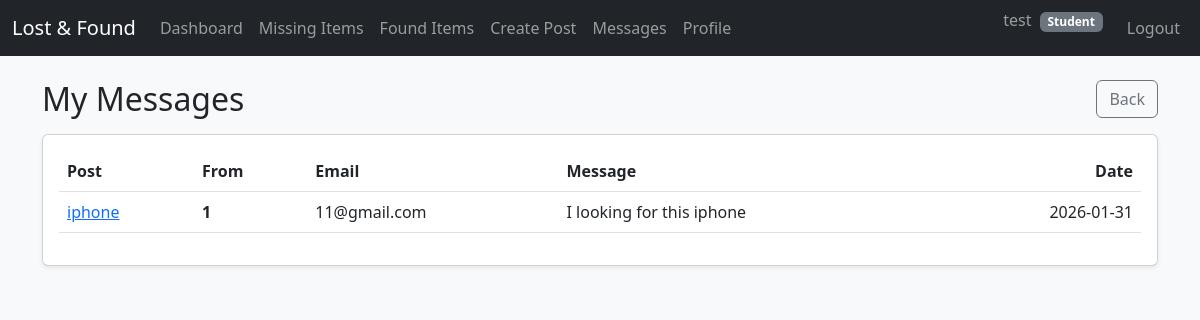
The app's page /student/messages (signed in) with its own data.
### db.py (models this page shows)
class PostInterest(db.Model):
    __tablename__ = "post_interests"
    id = db.Column(db.Integer, primary_key=True)
    post_id = db.Column(db.Integer, db.ForeignKey("item_posts.id"), nullable=False)
    user_id = db.Column(db.Integer, db.ForeignKey("users.id"), nullable=False)
    message = db.Column(db.Text, nullable=True)  # optional
    created_at = db.Column(db.DateTime, default=datetime.utcnow)
    post = db.relationship("ItemPost", backref="interests")
    user = db.relationship("User", backref="interests")

class ItemPost(db.Model):
    __tablename__ = "item_posts"
    id = db.Column(db.Integer, primary_key=True)
    post_type = db.Column(db.String(10), nullable=False)
    title = db.Column(db.String(200), nullable=False)
    description = db.Column(db.Text, nullable=False)
    location = db.Column(db.String(200))
    status = db.Column(db.String(20), default="open")
    created_by = db.Column(db.Integer, db.ForeignKey("users.id"), nullable=False)
    created_at = db.Column(db.DateTime, default=datetime.utcnow)
    creator = db.relationship("User", backref="posts")

class User(db.Model):
    __tablename__ = "users"
    id = db.Column(db.Integer, primary_key=True)
    username = db.Column(db.String(120), unique=True, nullable=False)
    password = db.Column(db.String(120), nullable=False)
    is_admin = db.Column(db.Boolean, default=False)
    matriculation_number = db.Column(db.String(50), unique=True, nullable=True)
    email = db.Column(db.String(200), unique=True, nullable=True)

### app.py (the view)
@app.route("/student/messages")
@login_required
def student_messages():
    user_id = session["user_id"]
    my_post_ids = [p.id for p in ItemPost.query.filter_by(created_by=user_id).all()]
    if not my_post_ids:
        interests = []
    else:
        interests = (
            PostInterest.query
            .filter(PostInterest.post_id.in_(my_post_ids))
            .order_by(PostInterest.created_at.desc())
            .all()
        )
    return render_template("student/messages.html", interests=interests)

### app.py (called while the page is built)
def login_required(f):
    from functools import wraps
    @wraps(f)
    def wrapper(*args, **kwargs):
        if "user_id" not in session:
            return redirect(url_for("login"))
        return f(*args, **kwargs)
    return wrapper

### templates/student/messages.html (shortened to what this page needs)
{% extends 'base.html' %}
{% block content %}
<div class="d-flex justify-content-between align-items-center mb-3">
  <h2 class="mb-0">My Messages</h2>
  <a class="btn btn-outline-secondary" href="{{ url_for('student_dashboard') }}">Back</a>
</div>
<div class="card shadow-sm">
  <div class="card-body">
    {% if interests and interests|length > 0 %}
      <div class="table-responsive">
        <table class="table table-hover align-middle">
          <thead>
            <tr>
              <th>Post</th>
              <th>From</th>
              <th>Email</th>
              <th>Message</th>
              <th class="text-end">Date</th>
            </tr>
          </thead>
          <tbody>
            {% for i in interests %}
              <tr>
                <td>
                  <a href="{{ url_for('student_post_detail', post_id=i.post.id) }}">{{ i.post.title }}</a>
                </td>
                <td class="fw-semibold">{{ i.user.username }}</td>
                <td>{{ i.user.email or '-' }}</td>
                <td>{{ i.message or '-' }}</td>
                <td class="text-end">{{ i.created_at.strftime("%Y-%m-%d") }}</td>
              </tr>
            {% endfor %}
          </tbody>
        </table>
      </div>
    {% else %}
      <div class="text-muted">No messages yet.</div>
    {% endif %}
  </div>
</div>
{% endblock %}

### records on screen
PostInterest: post "iphone", user.username "1", user "11@gmail.com", message "I looking for this iphone", created_at "2026-01-31"

### other values on screen
{{ session.get('username') }} "test"
